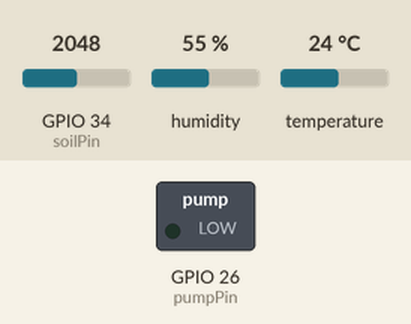
The sketch below on a simulated ESP32. On the bench: switched loads named in the sketch (green lamp = pin HIGH). The inputs (shaded band) are chosen by the test bench; at power-on: GPIO 34 (soilPin) = 2048, humidity 55 %, temperature 24 °C. WiFi joins after 1.5 s; servers stay silent unless stated; no MQTT or app messages arrive unless stated; what the sketch prints to the serial monitor is not drawn.

Above: at 2.7 s.
2.8 s: GPIO 34 (soilPin) set to 2397
6.2 s: GPIO 34 (soilPin) set to 2503
At 10.8 s:
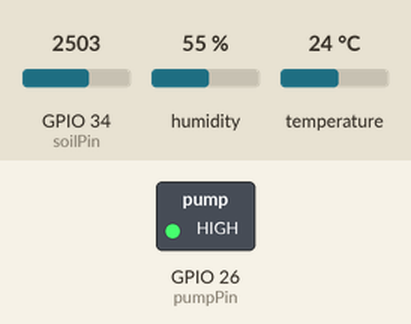
16.5 s: GPIO 34 (soilPin) set to 2047
At 17.1 s:
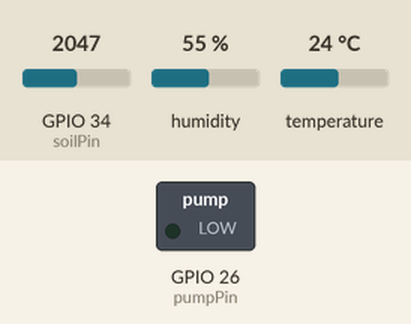
Timing chart, 0 to 19.5 s (numbered marks = the images above; inputs shaded):
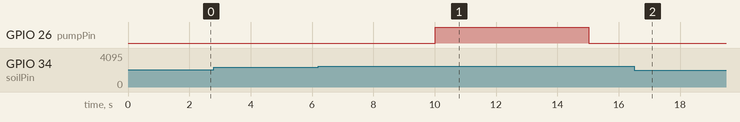

The sketch:

plant_care.ino
```cpp
#include <WiFi.h>
#include <PubSubClient.h>
#include <DHT.h>
#include <ArduinoJson.h>


const char* ssid = "Roukaia's phone";
const char* password = "20042004";

const char* mqttServer = "broker.hivemq.com";
const int mqttPort = 1883;
const char* topicData = "rekia/plantcare/data";     // ESP32 to backend
const char* topicCommand = "rekia/plantcare/command"; // backend to ESP32

// pins
const int soilPin = 34;   // ADC1 pin, safe with wifi  active
const int dhtPin = 4;
const int pumpPin = 26;   // to mosfet  module signal pin

#define DHTTYPE DHT11
DHT dht(dhtPin, DHTTYPE);

// state
WiFiClient espClient;
PubSubClient client(espClient);

bool autoMode = true;
int threshold = 30;          // % soil moisture, below this = needs water (auto mode)
int wateringDurationMs = 5000;

bool pumpOn = false;
unsigned long pumpStartTime = 0;

unsigned long lastReadTime = 0;
const unsigned long readInterval = 5000; // read + publish every 5s

// helpers
int readSoilPercent() {
  int raw = analogRead(soilPin);

  int dryValue = 3000;
  int wetValue = 1200;
  int percent = map(raw, dryValue, wetValue, 0, 100);
  percent = constrain(percent, 0, 100);
  return percent;
}

void startPump() {
  pumpOn = true;
  pumpStartTime = millis();
  digitalWrite(pumpPin, HIGH);
  Serial.println("Pump ON");
}

void stopPump() {
  pumpOn = false;
  digitalWrite(pumpPin, LOW);
  Serial.println("Pump OFF");
}

// mqtt
void callback(char* topic, byte* payload, unsigned int length) {
  String msg;
  for (unsigned int i = 0; i < length; i++) msg += (char)payload[i];

  JsonDocument doc;
  DeserializationError err = deserializeJson(doc, msg);
  if (err) return;

  if (doc["mode"].is<const char*>()) {
    String mode = doc["mode"].as<String>();
    autoMode = (mode == "auto");
    Serial.print("Mode set to: ");
    Serial.println(mode);
  }

  if (doc["threshold"].is<int>()) {
    threshold = doc["threshold"];
  }

  if (doc["duration"].is<int>()) {
    wateringDurationMs = doc["duration"];
  }

  if (doc["water"].is<bool>() && doc["water"] == true) {
    // manual water now command
    startPump();
  }
}

void reconnectMQTT() {
  while (!client.connected()) {
    Serial.print("Connecting to MQTT...");
    if (client.connect("ESP32PlantCare-Rekia")) {
      Serial.println("connected");
      client.subscribe(topicCommand);
    } else {
      delay(2000);
    }
  }
}

void publishReading(int soilPercent, float temp, float humidity) {
  JsonDocument doc;
  doc["soil"] = soilPercent;
  doc["temp"] = temp;
  doc["humidity"] = humidity;
  doc["pumpOn"] = pumpOn;
  doc["mode"] = autoMode ? "auto" : "manual";

  String output;
  serializeJson(doc, output);
  client.publish(topicData, output.c_str());
}


void setup() {
  Serial.begin(115200);
  pinMode(pumpPin, OUTPUT);
  digitalWrite(pumpPin, LOW);

  dht.begin();

  WiFi.begin(ssid, password);
  Serial.print("Connecting to WiFi");
  while (WiFi.status() != WL_CONNECTED) {
    delay(500);
    Serial.print(".");
  }
  Serial.println("\nWiFi connected");

  client.setServer(mqttServer, mqttPort);
  client.setCallback(callback);
}

void loop() {
  if (!client.connected()) reconnectMQTT();
  client.loop();

  // stop pump after its duration
  if (pumpOn && millis() - pumpStartTime > (unsigned long)wateringDurationMs) {
    stopPump();
  }

  if (millis() - lastReadTime > readInterval) {
    lastReadTime = millis();

    int soilPercent = readSoilPercent();
    float temp = dht.readTemperature();
    float humidity = dht.readHumidity();

    if (isnan(temp) || isnan(humidity)) {
      Serial.println("DHT read failed, skipping this cycle");
    } else {
      publishReading(soilPercent, temp, humidity);

      // auto watering : only acts if in auto mode and pump isn't already running okay :)
      if (autoMode && !pumpOn && soilPercent < threshold) {
        startPump();
      }
    }
  }
}
```

Measured:
- the behaviour switches between 2460 and 2461 on GPIO 34 (soilPin) (found by bisection; images 0 and 1)
- after the input at 2.8 s, every drawn part: stays the same
- after the input at 6.2 s, GPIO 26 (pumpPin): LOW → HIGH after 3.8 s, → LOW 5.0 s later
- after the input at 16.5 s, GPIO 26 (pumpPin): stays LOW (without the input it goes to HIGH after 3.5 s)
